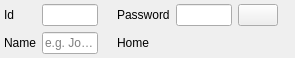
<?xml version="1.0" encoding="UTF-8"?>
<ui version="4.0">
 <class>CPilotForm</class>
 <widget class="QFrame" name="CPilotForm">
  <property name="geometry">
   <rect>
    <x>0</x>
    <y>0</y>
    <width>295</width>
    <height>57</height>
   </rect>
  </property>
  <property name="windowTitle">
   <string>Pilot info</string>
  </property>
  <layout class="QGridLayout" name="gl_PilotInfo">
   <property name="leftMargin">
    <number>4</number>
   </property>
   <property name="topMargin">
    <number>4</number>
   </property>
   <property name="rightMargin">
    <number>4</number>
   </property>
   <property name="bottomMargin">
    <number>4</number>
   </property>
   <item row="0" column="0">
    <widget class="QLabel" name="lbl_Id">
     <property name="text">
      <string>Id</string>
     </property>
    </widget>
   </item>
   <item row="0" column="1">
    <widget class="QLineEdit" name="le_Id"/>
   </item>
   <item row="0" column="2">
    <widget class="swift::gui::CTickLabel" name="lblp_Id">
     <property name="text">
      <string/>
     </property>
    </widget>
   </item>
   <item row="0" column="5">
    <widget class="QLineEdit" name="le_Password">
     <property name="maxLength">
      <number>100</number>
     </property>
     <property name="echoMode">
      <enum>QLineEdit::Password</enum>
     </property>
    </widget>
   </item>
   <item row="0" column="7">
    <widget class="swift::gui::CTickLabel" name="lblp_Password">
     <property name="text">
      <string/>
     </property>
    </widget>
   </item>
   <item row="0" column="3">
    <widget class="QLabel" name="lbl_Password">
     <property name="text">
      <string>Password</string>
     </property>
    </widget>
   </item>
   <item row="1" column="2">
    <widget class="swift::gui::CTickLabel" name="lblp_RealName">
     <property name="text">
      <string/>
     </property>
    </widget>
   </item>
   <item row="1" column="3">
    <widget class="QLabel" name="lbl_HomeAirport">
     <property name="toolTip">
      <string>Home airport, e.g. &quot;KLAX&quot;</string>
     </property>
     <property name="text">
      <string>Home</string>
     </property>
    </widget>
   </item>
   <item row="1" column="0">
    <widget class="QLabel" name="lbl_RealName">
     <property name="toolTip">
      <string>Real name</string>
     </property>
     <property name="text">
      <string>Name</string>
     </property>
    </widget>
   </item>
   <item row="1" column="1">
    <widget class="QLineEdit" name="le_RealName">
     <property name="placeholderText">
      <string>e.g. Joe Doe</string>
     </property>
    </widget>
   </item>
   <item row="1" column="7">
    <widget class="swift::gui::CTickLabel" name="lblp_HomeAirport">
     <property name="text">
      <string/>
     </property>
    </widget>
   </item>
   <item row="1" column="5" colspan="2">
    <widget class="swift::gui::components::CAirportSmallCompleter" name="comp_HomeAirport">
     <property name="focusPolicy">
      <enum>Qt::StrongFocus</enum>
     </property>
    </widget>
   </item>
   <item row="0" column="6">
    <widget class="QPushButton" name="pb_UnhidePassword">
     <property name="toolTip">
      <string>unhide password</string>
     </property>
     <property name="text">
      <string/>
     </property>
     <property name="icon">
      <iconset resource="../../misc/misc.qrc">
       <normaloff>:/ant-design/icons/ant-design/question.svg</normaloff>:/ant-design/icons/ant-design/question.svg</iconset>
     </property>
    </widget>
   </item>
  </layout>
 </widget>
 <customwidgets>
  <customwidget>
   <class>swift::gui::CTickLabel</class>
   <extends>QLabel</extends>
   <header>gui/ticklabel.h</header>
  </customwidget>
  <customwidget>
   <class>swift::gui::components::CAirportSmallCompleter</class>
   <extends>QFrame</extends>
   <header>gui/components/airportsmallcompleter.h</header>
   <container>1</container>
  </customwidget>
 </customwidgets>
 <tabstops>
  <tabstop>le_Id</tabstop>
  <tabstop>le_Password</tabstop>
  <tabstop>pb_UnhidePassword</tabstop>
  <tabstop>le_RealName</tabstop>
  <tabstop>comp_HomeAirport</tabstop>
 </tabstops>
 <resources>
  <include location="../../misc/misc.qrc"/>
 </resources>
 <connections/>
</ui>
